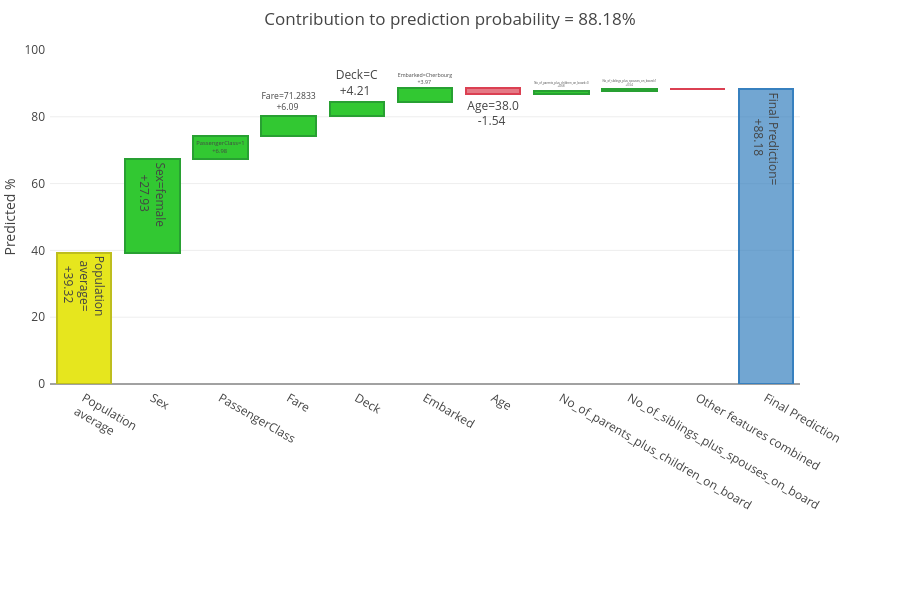

Notebook cell for this chart:
### Code cell
explainer.plot_contributions(index, topx=8)

### Figure 1 — Plotly figure (JSON) as saved in the notebook; plotly's stock layout.template omitted (floating-point values rounded to 4 significant figures)
{"data": [{"hoverinfo": "skip", "marker": {"color": "rgba(1,1,1, 0.0)"}, "name": "", "type": "bar", "x": ["Population<br>average", "Sex", "PassengerClass", "Fare", "Deck", "Embarked", "Age", "No_of_parents_plus_children_on_board", "No_of_siblings_plus_spouses_on_board", "Other features combined", "Final Prediction"], "y": [0, 39.32, 67.25, 74.23, 80.31, 84.53, 88.5, 86.95, 87.64, 88.18, 0]}, {"hoverinfo": "text", "marker": {"color": ["rgba(230, 230, 30, 1.0)", "rgba(50, 200, 50, 1.0)", "rgba(50, 200, 50, 1.0)", "rgba(50, 200, 50, 1.0)", "rgba(50, 200, 50, 1.0)", "rgba(50, 200, 50, 1.0)", "rgba(219, 64, 82, 0.7)", "rgba(50, 200, 50, 1.0)", "rgba(50, 200, 50, 1.0)", "rgba(219, 64, 82, 0.7)", "rgba(55, 128, 191, 0.7)"], "line": {"color": ["rgba(190, 190, 30, 1.0)", "rgba(40, 160, 50, 1.0)", "rgba(40, 160, 50, 1.0)", "rgba(40, 160, 50, 1.0)", "rgba(40, 160, 50, 1.0)", "rgba(40, 160, 50, 1.0)", "rgba(219, 64, 82, 1.0)", "rgba(40, 160, 50, 1.0)", "rgba(40, 160, 50, 1.0)", "rgba(219, 64, 82, 1.0)", "rgba(55, 128, 191, 1.0)"], "width": 2}}, "name": "contribution", "text": ["Population<br>average=<BR>+39.32 ", "Sex=female<BR>+27.93 ", "PassengerClass=1<BR>+6.98 ", "Fare=71.2833<BR>+6.09 ", "Deck=C<BR>+4.21 ", "Embarked=Cherbourg<BR>+3.97 ", "Age=38.0<BR>-1.54 ", "No_of_parents_plus_children_on_board=0<BR>+0.68 ", "No_of_siblings_plus_spouses_on_board=1<BR>+0.54 ", "Other features combined=<BR>0.0 ", "Final Prediction=<BR>+88.18 "], "type": "bar", "x": ["Population<br>average", "Sex", "PassengerClass", "Fare", "Deck", "Embarked", "Age", "No_of_parents_plus_children_on_board", "No_of_siblings_plus_spouses_on_board", "Other features combined", "Final Prediction"], "y": [39.32, 27.93, 6.98, 6.09, 4.21, 3.97, -1.54, 0.68, 0.54, 0, 88.18]}], "layout": {"barmode": "stack", "height": 600, "margin": {"b": 216, "l": 50, "pad": 4, "r": 100, "t": 50}, "plot_bgcolor": "#fff", "showlegend": false, "title": {"text": "Contribution to prediction probability = 88.18%", "x": 0.5}, "yaxis": {"range": [0, 100], "title": {"text": "Predicted %"}}}}
